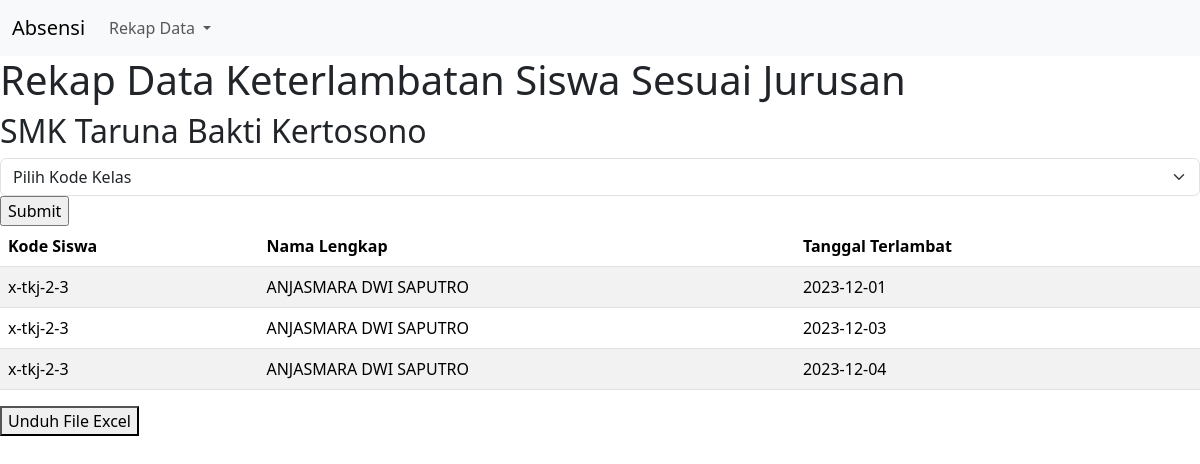
Screenshot of /rekap_perjurusan.php?selected_kelas=x-tkj-2-3 with the database file from the repository.
### tables this page shows
CREATE TABLE `absensi` (
  `id` int(11) NOT NULL,
  `kode_siswa` varchar(15) NOT NULL,
  `waktu` date NOT NULL,
  `waktu_saat_ini` date NOT NULL DEFAULT current_timestamp()
);

CREATE TABLE `data_siswa` (
  `id` int(11) NOT NULL,
  `kode_siswa` varchar(15) NOT NULL,
  `nama` varchar(50) NOT NULL,
  `tahun` varchar(9) DEFAULT '2023-2024'
);

### rekap_perjurusan.php (the view, shortened to what this page needs)
<?php
$host = 'localhost';
$username = 'abse_abseni';
$password = 'absensi';
$database = 'abse_absensi';
$koneksi = new mysqli($host, $username, $password, $database);
?>
<!doctype html>
<html lang="en">
<head>
    <link href="https://cdn.jsdelivr.net/npm/bootstrap@5.3.2/dist/css/bootstrap.min.css" rel="stylesheet">
</head>
<body>
    <header>
      <nav class="navbar navbar-expand-lg bg-body-tertiary">
  <div class="container-fluid">
    <a class="navbar-brand" href="https://absensi.smktb.sch.id">Absensi</a>
    <div class="collapse navbar-collapse" id="navbarSupportedContent">
      <ul class="navbar-nav me-auto mb-2 mb-lg-0">
        <li class="nav-item dropdown">
          <a class="nav-link dropdown-toggle" href="#" role="button" data-bs-toggle="dropdown" aria-expanded="false">
            Rekap Data
          </a>
        </li>
      </ul>
    </div>
  </div>
</nav>
    </header>
<h1>Rekap Data Keterlambatan Siswa Sesuai Jurusan</h1>
<h2>SMK Taruna Bakti Kertosono</h2>
<form method="get" action="">
    <select name="selected_kelas" class="form-select" aria-label="Pilih Kode Kelas">
        <option selected>Pilih Kode Kelas</option>
    </select>
    <input type="submit" value="Submit">
</form>
<?php
if (isset($_GET['selected_kelas'])) {
    $selected_kelas = $_GET['selected_kelas'];
    $query_absensi = "SELECT absensi.kode_siswa, absensi.waktu, data_siswa.nama
                     FROM absensi
                     INNER JOIN data_siswa ON absensi.kode_siswa = data_siswa.kode_siswa
                     WHERE absensi.kode_siswa LIKE '%$selected_kelas%'";
    $result_absensi = $koneksi->query($query_absensi);
    if ($result_absensi->num_rows > 0) {
        echo "<table  id='tbl_exporttable_to_xls' class='table table-striped table-hover'>
            <thead>
                <th>Kode Siswa</th>
                <th>Nama Lengkap</th>
                <th>Tanggal Terlambat</th>
            </thead>
            <tbody>";
        while ($row_absensi = $result_absensi->fetch_assoc()) {
            echo "<tr>";
            echo "<td>" . $row_absensi['kode_siswa'] . "</td>";
            echo "<td>" . $row_absensi['nama'] . "</td>";
            echo "<td>" . $row_absensi['waktu'] . "</td>";
            echo "</tr>";
        }
        echo "</tbody></table>";
    } else {
        echo "Tidak ada data absensi untuk kode kelas ini.";
    }
}
?>
<button onclick="ExportToExcel('xlsx')">Unduh File Excel</button>
</body>
</html>

### rows the page displays
absensi: kode_siswa "x-tkj-2-3", data_siswa.nama "ANJASMARA DWI SAPUTRO", waktu "2023-12-01"
absensi: kode_siswa "x-tkj-2-3", data_siswa.nama "ANJASMARA DWI SAPUTRO", waktu "2023-12-03"
absensi: kode_siswa "x-tkj-2-3", data_siswa.nama "ANJASMARA DWI SAPUTRO", waktu "2023-12-04"
